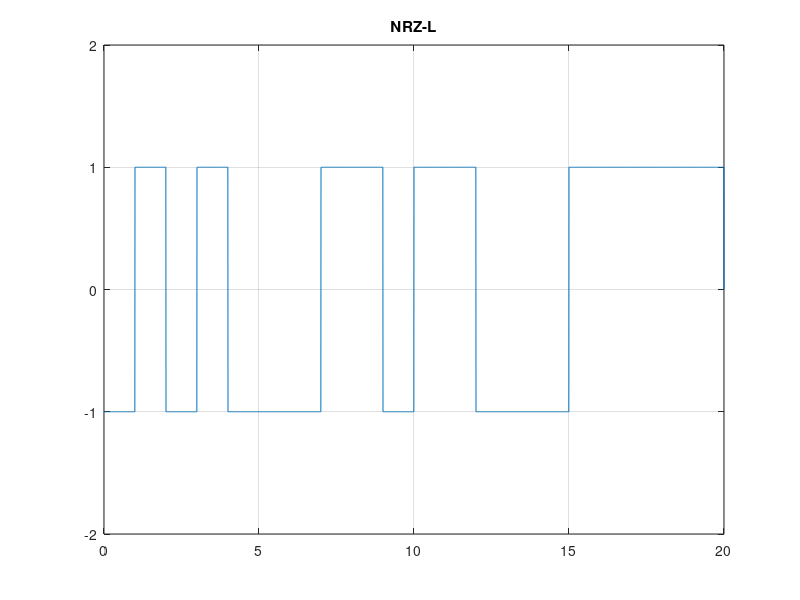

Source code (MATLAB):
clc;
clear;
% bit array 
x=[ 0 1 0 1 0 0 0 1 1 0  1   1    0   0   0  1  1  1  1  1  ];
%   0 1 2 3 4 5 6 7 8 9 10   11  12  13  14 15 16 17 18 19 
T=length(x); % T = 20
n=200; 
N=n*T;  % N = 400
dt=T/N; % dt =.005
t=0:dt:T; % t[4000]
y=zeros(1,length(t)); % y [40000] 
for i=0:T-1; % will iterate 20 time 
    if x(i+1)==1
        y(i*n+1 : (i+1)*n)=1;
    else
        y(i*n+1 : (i+1)*n)= -1;
    end;
end;
plot(t,y);
axis([0 t(end) -2 2]);
grid on;
title('NRZ-L');

